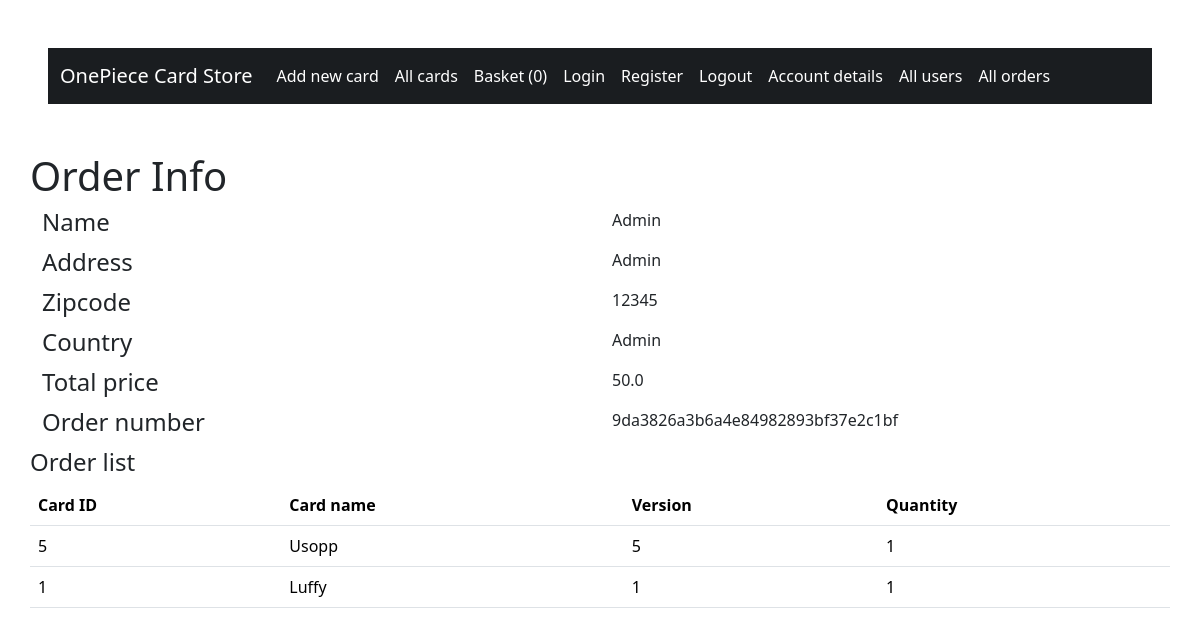
Page /order_info/2 (signed in) on the committed database.
### databases.py (models this page shows)
class Order(db.Model):
    id = db.Column(db.Integer, primary_key=True)
    user_id = db.Column(db.Integer, db.ForeignKey("user.id"))
    name = db.Column(db.String(25))
    adress = db.Column(db.String(75))
    city = db.Column(db.String(20))
    zipcode = db.Column(db.Integer)
    country = db.Column(db.String(20))
    total_price = db.Column(db.Float)
    order_number = db.Column(db.String(32))

class OrderItem(db.Model):
    id = db.Column(db.Integer, primary_key=True)
    order_id = db.Column(db.Integer, db.ForeignKey('order.id'), nullable=False)
    card_id = db.Column(db.Integer, db.ForeignKey('card.id'), nullable=False)
    quantity = db.Column(db.Integer, nullable=False)
    total = db.Column(db.Float, nullable=False)
    order = db.relationship('Order', backref='order_items')
    card = db.relationship('Card')

class Card(db.Model):
    id = db.Column(db.Integer, primary_key=True)
    name = db.Column(db.String(30))
    version = db.Column(db.String(10))
    stock = db.Column(db.Integer)
    price = db.Column(db.Float)
    image = db.Column(db.String(250))

### main.py (the view)
@app.route("/order_info/<order_id>")
@login_required
def order_info(order_id):
    order = Order.query.filter(Order.id == order_id).first()
    order_items = order.order_items
    return render_template("order_info.html", order=order, order_items=order_items)

### main.py (called while the page is built)
@login_manager.user_loader
def load_user(id):
    return User.query.filter(User.id == id).first()

### templates/order_info.html (shortened to what this page needs)
{% extends "base.html" %}
{% block body %}
    <div class="container">
        <h1 class="row">Order Info</h1>
        <div class="row">
            <h4 class="col">Name</h4>
            <p class="col">{{ order.name }}</p>
        </div>
        <div class="row">
            <h4 class="col">Address</h4>
            <p class="col">{{ order.adress }}</p>
        </div>
        <div class="row">
            <h4 class="col">Zipcode</h4>
            <p class="col">{{ order.zipcode }}</p>
        </div>
        <div class="row">
            <h4 class="col">Country</h4>
            <p class="col">{{ order.country }}</p>
        </div>
        <div class="row">
            <h4 class="col">Total price</h4>
            <p class="col">{{ order.total_price }}</p>
        </div>
        <div class="row">
            <h4 class="col">Order number</h4>
            <p class="col">{{ order.order_number }}</p>
        </div>
        <h4 class="row">Order list</h4>
        <div class="row">
            <table class="table">
                <thead>
                    <tr>
                        <th scope="col">Card ID</th>
                        <th scope="col">Card name</th>
                        <th scope="col">Version</th>
                        <th scope="col">Quantity</th>
                    </tr>
                </thead>
                <tbody>
                    {% for order_item in order_items %}
                    <tr>
                        <td scope="row">{{ order_item.card.id }}</td>
                        <td>{{ order_item.card.name }}</td>
                        <td>{{ order_item.card.version }}</td>
                        <td>{{ order_item.quantity }}</td>
                    </tr>
                    {% endfor %}
                </tbody>
            </table>
        </div>
    </div>
{% endblock %}

### rows in the picture
Order: name "Admin", adress "Admin", zipcode "12345", country "Admin", total_price "50.0", order_number "9da3826a3b6a4e84982893bf37e2c1bf"
OrderItem: card.id "5", card.name "Usopp", card.version "5", quantity "1"
OrderItem: card.id "1", card.name "Luffy", card.version "1", quantity "1"

### other values in the picture
{{ session['basket']|length }} "0"
